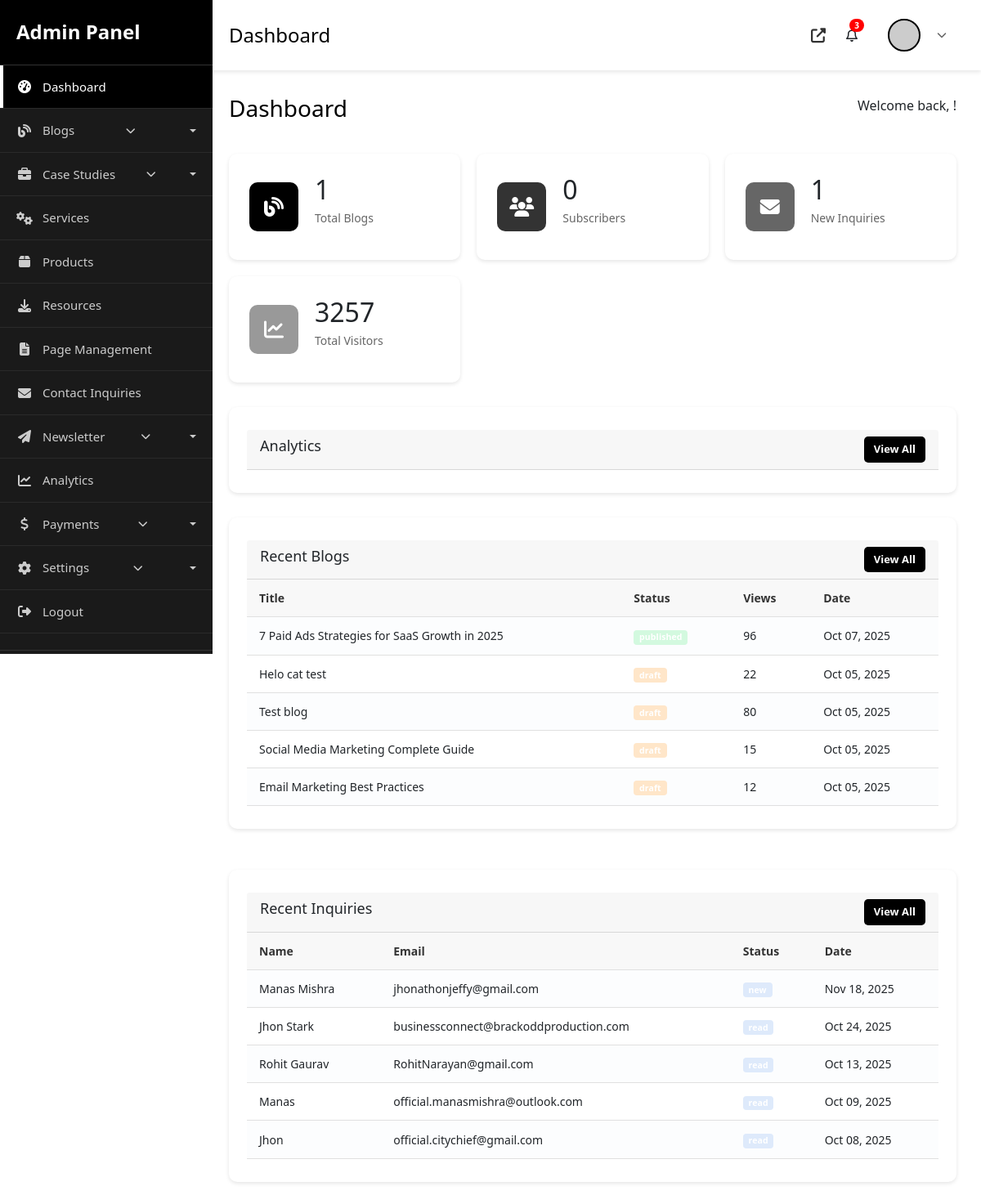
Page /admin/dashboard.php (signed in) on the committed database.
### tables this page shows
CREATE TABLE `blogs` (
  `id` int(11) NOT NULL AUTO_INCREMENT,
  `title` varchar(255) NOT NULL,
  `slug` varchar(255) NOT NULL,
  `content` longtext NOT NULL,
  `excerpt` text DEFAULT NULL,
  `featured_image` varchar(255) DEFAULT NULL,
  `author` varchar(100) DEFAULT 'Admin',
  `category` varchar(100) DEFAULT NULL,
  `category_id` int(11) DEFAULT NULL,
  `tags` text DEFAULT NULL,
  `meta_title` varchar(255) DEFAULT NULL,
  `meta_description` text DEFAULT NULL,
  `views` int(11) DEFAULT 0,
  `status` enum('draft','published') DEFAULT 'draft',
  `created_at` timestamp NOT NULL DEFAULT current_timestamp(),
  `updated_at` timestamp NOT NULL DEFAULT current_timestamp() ON UPDATE current_timestamp(),
  PRIMARY KEY (`id`)
);

CREATE TABLE `contact_inquiries` (
  `id` int(11) NOT NULL AUTO_INCREMENT,
  `name` varchar(100) NOT NULL,
  `email` varchar(255) NOT NULL,
  `phone` varchar(50) DEFAULT NULL,
  `subject` varchar(255) DEFAULT NULL,
  `message` text DEFAULT NULL,
  `ip_address` varchar(45) DEFAULT NULL,
  `user_agent` text DEFAULT NULL,
  `status` enum('new','read','responded','closed') DEFAULT 'new',
  `created_at` timestamp NOT NULL DEFAULT current_timestamp(),
  `updated_at` timestamp NOT NULL DEFAULT current_timestamp() ON UPDATE current_timestamp(),
  PRIMARY KEY (`id`)
);

### admin/dashboard.php (the view, shortened to what this page needs)
<?php
require_once __DIR__ . '/../config/config.php';
$stmt = $db->query("SELECT COUNT(*) as total FROM blogs WHERE status = 'published'");
$total_blogs = $stmt->fetch()['total'];
$stmt = $db->query("SELECT COUNT(*) as total FROM newsletter_subscribers WHERE status = 'subscribed'");
$total_subscribers = $stmt->fetch()['total'];
$stmt = $db->query("SELECT COUNT(*) as total FROM contact_inquiries WHERE status = 'new'");
$new_inquiries = $stmt->fetch()['total'];
$stmt = $db->query("SELECT COUNT(*) as total FROM user_tracking");
$total_visitors = $stmt->fetch()['total'];
$recent_blogs = $db->query("SELECT * FROM blogs ORDER BY created_at DESC LIMIT 5")->fetchAll();
$recent_inquiries = $db->query("SELECT * FROM contact_inquiries ORDER BY created_at DESC LIMIT 5")->fetchAll();
?>
<!DOCTYPE html>
<html lang="en">
<head>
    <link rel="stylesheet" href="https://cdnjs.cloudflare.com/ajax/libs/font-awesome/6.4.0/css/all.min.css">
    <link rel="stylesheet" href="assets/css/admin.css">
<link href="https://cdn.jsdelivr.net/npm/bootstrap@5.1.3/dist/css/bootstrap.min.css" rel="stylesheet">
<link href="https://cdn.jsdelivr.net/npm/summernote@0.8.18/dist/summernote-lite.min.css" rel="stylesheet">
</head>
<body>
    <?php include 'includes/sidebar.php'; ?>
    <div class="main-content">
        <?php include 'includes/topbar.php'; ?>
        <div class="content">
            <div class="page-header">
                <h1>Dashboard</h1>
                <p>Welcome back, <?php echo htmlspecialchars($_SESSION['admin_name']); ?>!</p>
            </div>
            <div class="stats-grid">
                <div class="stat-card">
                    <div class="stat-icon" style="background: #000;">
                        <i class="fas fa-blog"></i>
                    </div>
                    <div class="stat-content">
                        <h3><?php echo $total_blogs; ?></h3>
                        <p>Total Blogs</p>
                    </div>
                </div>
                <div class="stat-card">
                    <div class="stat-icon" style="background: #333;">
                        <i class="fas fa-users"></i>
                    </div>
                    <div class="stat-content">
                        <h3><?php echo $total_subscribers; ?></h3>
                        <p>Subscribers</p>
                    </div>
                </div>
                <div class="stat-card">
                    <div class="stat-icon" style="background: #666;">
                        <i class="fas fa-envelope"></i>
                    </div>
                    <div class="stat-content">
                        <h3><?php echo $new_inquiries; ?></h3>
                        <p>New Inquiries</p>
                    </div>
                </div>
                <div class="stat-card">
                    <div class="stat-icon" style="background: #999;">
                        <i class="fas fa-chart-line"></i>
                    </div>
                    <div class="stat-content">
                        <h3><?php echo $total_visitors; ?></h3>
                        <p>Total Visitors</p>
                    </div>
                </div>
            </div>
            <div class="content-grid">
                <div class="content-card">
                    <div class="card-header">
                        <h3>Analytics</h3>
                        <a href="analytics.php" class="btn-small">View All</a>
                    </div>
                </div>
            </div>
            <div class="content-grid">
                <div class="content-card">
                    <div class="card-header">
                        <h3>Recent Blogs</h3>
                        <a href="blogs.php" class="btn-small">View All</a>
                    </div>
                    <div class="table-responsive">
                        <table class="data-table">
                            <thead>
                                <tr>
                                    <th>Title</th>
                                    <th>Status</th>
                                    <th>Views</th>
                                    <th>Date</th>
                                </tr>
                            </thead>
                            <tbody>
                                <?php foreach($recent_blogs as $blog): ?>
                                <tr>
                                    <td><?php echo htmlspecialchars(substr($blog['title'], 0, 50)); ?></td>
                                    <td><span class="badge <?php echo $blog['status'] == 'published' ? 'badge-success' : 'badge-warning'; ?>"><?php echo $blog['status']; ?></span></td>
                                    <td><?php echo $blog['views']; ?></td>
                                    <td><?php echo date('M d, Y', strtotime($blog['created_at'])); ?></td>
                                </tr>
                                <?php endforeach; ?>
                            </tbody>
                        </table>
                    </div>
                </div>
                <div class="content-card">
                    <div class="card-header">
                        <h3>Recent Inquiries</h3>
                        <a href="inquiries.php" class="btn-small">View All</a>
                    </div>
                    <div class="table-responsive">
                        <table class="data-table">
                            <thead>
                                <tr>
                                    <th>Name</th>
                                    <th>Email</th>
                                    <th>Status</th>
                                    <th>Date</th>
                                </tr>
                            </thead>
                            <tbody>
                                <?php foreach($recent_inquiries as $inquiry): ?>
                                <tr>
                                    <td><?php echo htmlspecialchars($inquiry['name']); ?></td>
                                    <td><?php echo htmlspecialchars($inquiry['email']); ?></td>
                                    <td><span class="badge badge-info"><?php echo $inquiry['status']; ?></span></td>
                                    <td><?php echo date('M d, Y', strtotime($inquiry['created_at'])); ?></td>
                                </tr>
                                <?php endforeach; ?>
                            </tbody>
                        </table>
                    </div>
                </div>
            </div>
        </div>
    </div>
</body>
</html>

### admin/assets/css/admin.css (style rules this page uses)
* { margin: 0; padding: 0; box-sizing: border-box; }
body { font-family: 'Inter', -apple-system, BlinkMacSystemFont, 'Segoe UI', sans-serif; background: #f5f5f5; color: #333; }
.main-content { margin-left: 250px; min-height: 100vh; }
.content { padding: 30px; }
.page-header { display: flex; justify-content: space-between; align-items: center; margin-bottom: 30px; }
.page-header h1 { font-size: 28px; color: #000; }
.stats-grid { display: grid; grid-template-columns: repeat(auto-fit, minmax(250px, 1fr)); gap: 20px; margin-bottom: 30px; }
.stat-card { background: white; padding: 25px; border-radius: 10px; box-shadow: 0 2px 5px rgba(0,0,0,0.1); display: flex; align-items: center; gap: 20px; }
.stat-icon { width: 60px; height: 60px; border-radius: 10px; display: flex; align-items: center; justify-content: center; font-size: 24px; color: white; }
.stat-content h3 { font-size: 32px; margin-bottom: 5px; }
.stat-content p { color: #666; font-size: 14px; }
.content-grid { display: grid; grid-template-columns: repeat(auto-fit, minmax(500px, 1fr)); gap: 20px; }
.content-card { background: white; border-radius: 10px; box-shadow: 0 2px 5px rgba(0,0,0,0.1); overflow: hidden; }
.card-header { padding: 20px; border-bottom: 1px solid #e0e0e0; display: flex; justify-content: space-between; align-items: center; }
.card-header h3 { font-size: 18px; }
.table-responsive { overflow-x: auto; }
.data-table { width: 100%; border-collapse: collapse; }
.data-table thead { background: #f8f8f8; }
.data-table th, .data-table td { padding: 12px 15px; text-align: left; border-bottom: 1px solid #e0e0e0; }
.data-table th { font-weight: 600; font-size: 14px; color: #333; }
.data-table td { font-size: 14px; }
.badge { display: inline-block; padding: 6px 12px; border-radius: 14px; font-size: 12px; font-weight: 600; letter-spacing: .01em; }
.badge-success { background: #d3f9df; color: #129e44; }
.badge-warning { background: #ffe6c9; color: #ff9400; }
.badge-info { background: #deeafb; color: #4068b2; }
.btn-primary, .btn-small, .btn-icon { padding: 10px 20px; background: #000; color: white; border: none; border-radius: 5px; cursor: pointer; text-decoration: none; display: inline-flex; align-items: center; gap: 8px; font-weight: 600; transition: all 0.3s; }
.btn-small { padding: 6px 12px; font-size: 13px; }
.data-table tbody tr:nth-child(odd) td { background: #fcfdfe; }
.data-table td:last-child { white-space: nowrap; }
.content-card { padding: 28px 22px; margin-bottom: 30px; max-height: 112vh; overflow-y: auto; }

### rows in the picture
blogs: title "7 Paid Ads Strategies for SaaS Growth in 2025", status "published", views "96", created_at "Oct 07, 2025"
blogs: title "Helo cat test", status "draft", views "22", created_at "Oct 05, 2025"
blogs: title "Test blog", status "draft", views "80", created_at "Oct 05, 2025"
blogs: title "Social Media Marketing Complete Guide", status "draft", views "15", created_at "Oct 05, 2025"
blogs: title "Email Marketing Best Practices", status "draft", views "12", created_at "Oct 05, 2025"
contact_inquiries: name "Manas Mishra", email "jhonathonjeffy@gmail.com", status "new", created_at "Nov 18, 2025"
contact_inquiries: name "Jhon Stark", email "businessconnect@brackoddproduction.com", status "read", created_at "Oct 24, 2025"
contact_inquiries: name "Rohit Gaurav", email "RohitNarayan@gmail.com", status "read", created_at "Oct 13, 2025"
contact_inquiries: name "Manas", email "official.manasmishra@outlook.com", status "read", created_at "Oct 09, 2025"
contact_inquiries: name "Jhon", email "official.citychief@gmail.com", status "read", created_at "Oct 08, 2025"

### other values in the picture
str_replace('-', ' ', basename($_SERVER['PHP_SELF'], '.php')) "Dashboard"
$total_blogs "1"
$total_subscribers "0"
$new_inquiries "1"
$total_visitors "3257"
